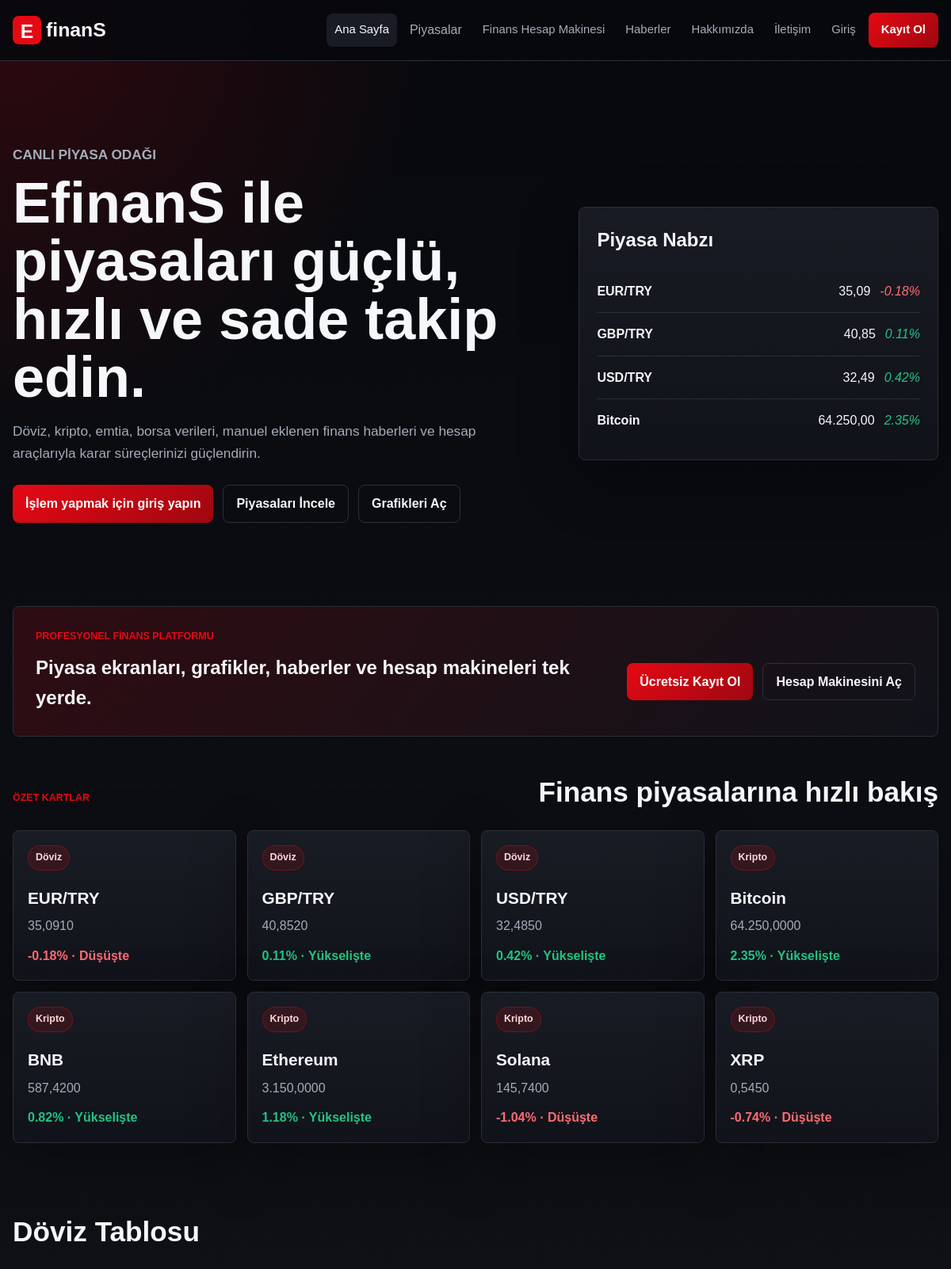
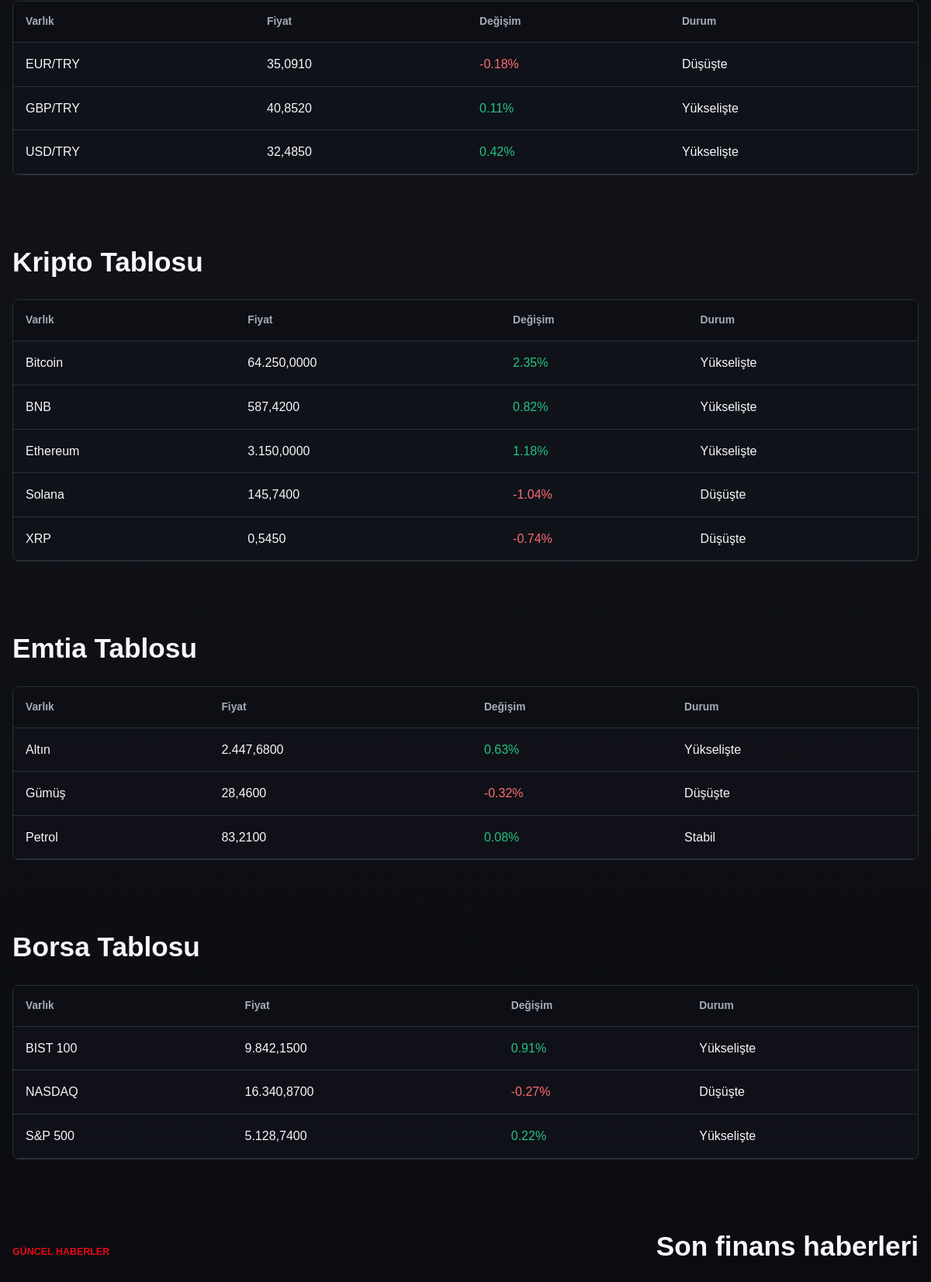
The page / (upper part) on the database its author committed (2 pictures, top to bottom).
### tables this page shows
CREATE TABLE markets (
    id INT UNSIGNED AUTO_INCREMENT PRIMARY KEY,
    name VARCHAR(120) NOT NULL,
    symbol VARCHAR(24) DEFAULT NULL,
    category ENUM('Döviz', 'Kripto', 'Emtia', 'Borsa') NOT NULL,
    price DECIMAL(18, 4) NOT NULL,
    change_rate DECIMAL(8, 2) NOT NULL DEFAULT 0,
    volume DECIMAL(20, 2) DEFAULT 0,
    market_cap DECIMAL(20, 2) DEFAULT 0,
    status ENUM('Yükselişte', 'Düşüşte', 'Stabil') NOT NULL DEFAULT 'Stabil',
    created_at TIMESTAMP DEFAULT CURRENT_TIMESTAMP
);

### includes/settings.php (called while the page is built, shortened)
<?php
function getSiteSettings(PDO $pdo): array
{
    $settings = [];
    $stmt = $pdo->query('SELECT setting_key, setting_value FROM site_settings');
    foreach ($stmt->fetchAll() as $row) {
        $settings[$row['setting_key']] = $row['setting_value'];
    }
    return $settings;
}
function settingValue(array $settings, string $key, string $fallback = ''): string
{
    return trim((string)($settings[$key] ?? '')) !== '' ? (string)$settings[$key] : $fallback;
}

### includes/auth.php (called while the page is built, shortened)
<?php
function e(?string $value): string
{
    return htmlspecialchars($value ?? '', ENT_QUOTES, 'UTF-8');
}

### index.php (the view, shortened to what this page needs)
<?php
require_once __DIR__ . '/includes/db.php';
require_once __DIR__ . '/includes/settings.php';
$markets = $pdo->query('SELECT * FROM markets ORDER BY category, name')->fetchAll();
$siteSettings = getSiteSettings($pdo);
$byCategory = [];
foreach ($markets as $market) {
    $byCategory[$market['category']][] = $market;
}
require_once __DIR__ . '/includes/header.php';
?>
<section class="hero">
    <div class="hero-content">
        <p class="eyebrow">Canlı piyasa odağı</p>
        <h1><?= e(settingValue($siteSettings, 'hero_title', 'EfinanS ile piyasaları güçlü, hızlı ve sade takip edin.')); ?></h1>
        <p><?= e(settingValue($siteSettings, 'hero_description', 'Döviz, kripto, emtia, borsa verileri, manuel eklenen finans haberleri ve hesap araçlarıyla karar süreçlerinizi güçlendirin.')); ?></p>
        <div class="hero-actions">
            <a class="primary-button" href="login.php">İşlem yapmak için giriş yapın</a>
            <a class="secondary-button" href="#piyasalar">Piyasaları İncele</a>
            <a class="secondary-button" href="charts.php">Grafikleri Aç</a>
        </div>
    </div>
    <aside class="hero-panel" aria-label="Piyasa özeti">
        <h2>Piyasa Nabzı</h2>
        <?php foreach (array_slice($markets, 0, 4) as $market): ?>
            <div class="ticker-row">
                <strong><?= e($market['name']); ?></strong>
                <span><?= number_format((float)$market['price'], 2, ',', '.'); ?></span>
                <em class="<?= (float)$market['change_rate'] >= 0 ? 'positive' : 'negative'; ?>">
                    <?= e($market['change_rate']); ?>%
                </em>
            </div>
        <?php endforeach; ?>
    </aside>
</section>
<section class="section cta-band">
    <div>
        <p class="eyebrow">Profesyonel finans platformu</p>
        <h2>Piyasa ekranları, grafikler, haberler ve hesap makineleri tek yerde.</h2>
    </div>
    <div class="hero-actions">
        <a class="primary-button" href="register.php">Ücretsiz Kayıt Ol</a>
        <a class="secondary-button" href="calculator.php">Hesap Makinesini Aç</a>
    </div>
</section>
<section id="piyasalar" class="section">
    <div class="section-heading">
        <p class="eyebrow">Özet kartlar</p>
        <h2>Finans piyasalarına hızlı bakış</h2>
    </div>
    <div class="market-cards">
        <?php foreach (array_slice($markets, 0, 8) as $market): ?>
            <article class="market-card">
                <span><?= e($market['category']); ?></span>
                <h3><?= e($market['name']); ?></h3>
                <p><?= number_format((float)$market['price'], 4, ',', '.'); ?></p>
                <strong class="<?= (float)$market['change_rate'] >= 0 ? 'positive' : 'negative'; ?>">
                    <?= e($market['change_rate']); ?>% · <?= e($market['status']); ?>
                </strong>
            </article>
        <?php endforeach; ?>
    </div>
</section>
<?php foreach (['Döviz' => 'doviz', 'Kripto' => 'kripto', 'Emtia' => 'emtia', 'Borsa' => 'borsa'] as $category => $anchor): ?>
    <section id="<?= $anchor; ?>" class="section data-section">
        <div class="section-heading compact">
            <h2><?= e($category); ?> Tablosu</h2>
        </div>
        <div class="table-wrap">
            <table>
                <thead>
                <tr>
                    <th>Varlık</th>
                    <th>Fiyat</th>
                    <th>Değişim</th>
                    <th>Durum</th>
                </tr>
                </thead>
                <tbody>
                <?php foreach ($byCategory[$category] ?? [] as $market): ?>
                    <tr>
                        <td><?= e($market['name']); ?></td>
                        <td><?= number_format((float)$market['price'], 4, ',', '.'); ?></td>
                        <td class="<?= (float)$market['change_rate'] >= 0 ? 'positive' : 'negative'; ?>"><?= e($market['change_rate']); ?>%</td>
                        <td><?= e($market['status']); ?></td>
                    </tr>
                <?php endforeach; ?>
                </tbody>
            </table>
        </div>
    </section>
<?php endforeach; ?>
<section class="section">
    <div class="section-heading">
        <p class="eyebrow">Güncel haberler</p>
        <h2>Son finans haberleri</h2>
    </div>
</section>
<?php require_once __DIR__ . '/includes/footer.php'; ?>

### assets/css/style.css (style rules this page uses)
:root { --bg: #08090d; --surface: #11131a; --surface-2: #191c24; --line: #2a2f3a; --text: #f6f7fb; --muted: #a4acb9; --red: #e50914; --red-dark: #9f0710; --green: #23c483; --yellow: #f0b429; --shadow: 0 24px 70px rgba(0, 0, 0, .35); }
* { box-sizing: border-box; }
html { scroll-behavior: smooth; }
body { margin: 0; background: radial-gradient(circle at top left, rgba(229, 9, 20, .18), transparent 34rem), linear-gradient(180deg, #08090d 0%, #101217 48%, #08090d 100%); color: var(--text); font-family: Arial, Helvetica, sans-serif; line-height: 1.6; }
a { color: inherit; text-decoration: none; }
.nav-links .nav-button, .primary-button, .secondary-button, .small-button { border: 0; cursor: pointer; display: inline-flex; align-items: center; justify-content: center; min-height: 42px; padding: 10px 16px; border-radius: 8px; font-weight: 700; transition: transform .2s ease, background .2s ease, border-color .2s ease; }
.nav-links .nav-button, .primary-button { color: #fff; background: linear-gradient(135deg, var(--red), var(--red-dark)); }
.secondary-button { color: var(--text); background: transparent; border: 1px solid var(--line); }
.hero, .section, .panel-hero, .page-hero { width: min(1180px, calc(100% - 32px)); margin: 0 auto; }
.hero { min-height: calc(100vh - 112px); display: grid; grid-template-columns: minmax(0, 1.2fr) minmax(320px, .8fr); align-items: center; gap: 34px; padding: 54px 0; }
.hero h1, .contact-layout h1, .panel-hero h1, .page-hero h1 { max-width: 760px; margin: 0; font-size: clamp(2.35rem, 6vw, 5.1rem); line-height: 1.02; }
.hero p, .contact-layout p, .panel-hero p, .page-hero p { max-width: 650px; color: var(--muted); font-size: 1.08rem; }
.hero-actions { display: flex; flex-wrap: wrap; gap: 12px; margin-top: 26px; }
.hero-panel, .auth-card, .market-card, .message-card, .tool-card, .chart-card, .contact-info { background: linear-gradient(180deg, rgba(25, 28, 36, .96), rgba(17, 19, 26, .96)); border: 1px solid var(--line); border-radius: 8px; box-shadow: var(--shadow); }
.hero-panel { padding: 22px; }
.hero-panel h2 { margin: 0 0 18px; }
.ticker-row { display: grid; grid-template-columns: 1fr auto auto; gap: 12px; padding: 14px 0; border-bottom: 1px solid var(--line); }
.ticker-row:last-child { border-bottom: 0; }
.eyebrow { margin: 0 0 10px; color: var(--red); font-size: .78rem; font-weight: 800; letter-spacing: 0; text-transform: uppercase; }
.section { padding: 42px 0; }
.section-heading { display: flex; align-items: end; justify-content: space-between; gap: 18px; margin-bottom: 20px; }
.section-heading h2, .admin-content h2 { margin: 0; font-size: clamp(1.45rem, 3vw, 2.2rem); }
.section-heading.compact { align-items: center; }
.market-cards, .news-grid { display: grid; grid-template-columns: repeat(4, minmax(0, 1fr)); gap: 14px; }
.market-card { min-height: 156px; padding: 18px; transition: transform .2s ease, border-color .2s ease; }
.market-card span, .badge { display: inline-flex; width: fit-content; padding: 5px 9px; color: #ffd7da; background: rgba(229, 9, 20, .14); border: 1px solid rgba(229, 9, 20, .35); border-radius: 999px; font-size: .78rem; font-weight: 700; }
.market-card h3 { margin: 18px 0 6px; font-size: 1.3rem; }
.market-card p { margin: 0 0 12px; color: var(--muted); }
.positive { color: var(--green); }
.negative { color: #ff6b72; }
.table-wrap { overflow-x: auto; background: rgba(17, 19, 26, .78); border: 1px solid var(--line); border-radius: 8px; }
table { width: 100%; border-collapse: collapse; min-width: 680px; }
th, td { padding: 15px 16px; text-align: left; border-bottom: 1px solid var(--line); }
th { color: var(--muted); background: #0d0f15; font-size: .86rem; }
.cta-band { display: flex; align-items: center; justify-content: space-between; gap: 18px; padding: 28px; background: linear-gradient(135deg, rgba(229, 9, 20, .16), rgba(17, 19, 26, .94)); border: 1px solid var(--line); border-radius: 8px; }
.cta-band h2 { max-width: 720px; margin: 0; }

### rows shown on the page
markets: name "EUR/TRY", price "35,09", change_rate "-0.18", category "Döviz", price "35,0910", status "Düşüşte"
markets: name "GBP/TRY", price "40,85", change_rate "0.11", category "Döviz", price "40,8520", status "Yükselişte"
markets: name "USD/TRY", price "32,49", change_rate "0.42", category "Döviz", price "32,4850", status "Yükselişte"
markets: name "Bitcoin", price "64.250,00", change_rate "2.35", category "Kripto", price "64.250,0000", status "Yükselişte"
markets: category "Kripto", name "BNB", price "587,4200", change_rate "0.82", status "Yükselişte"
markets: category "Kripto", name "Ethereum", price "3.150,0000", change_rate "1.18", status "Yükselişte"
markets: category "Kripto", name "Solana", price "145,7400", change_rate "-1.04", status "Düşüşte"
markets: category "Kripto", name "XRP", price "0,5450", change_rate "-0.74", status "Düşüşte"
markets: name "Altın", price "2.447,6800", change_rate "0.63", status "Yükselişte"
markets: name "Gümüş", price "28,4600", change_rate "-0.32", status "Düşüşte"
markets: name "Petrol", price "83,2100", change_rate "0.08", status "Stabil"
markets: name "BIST 100", price "9.842,1500", change_rate "0.91", status "Yükselişte"
markets: name "NASDAQ", price "16.340,8700", change_rate "-0.27", status "Düşüşte"
markets: name "S&P 500", price "5.128,7400", change_rate "0.22", status "Yükselişte"

### other values the page prints
substr($displaySiteName, 0, 1) "E"
substr($displaySiteName, 1) "finanS"
$category "Döviz"
$category "Kripto"
$category "Emtia"
$category "Borsa"
